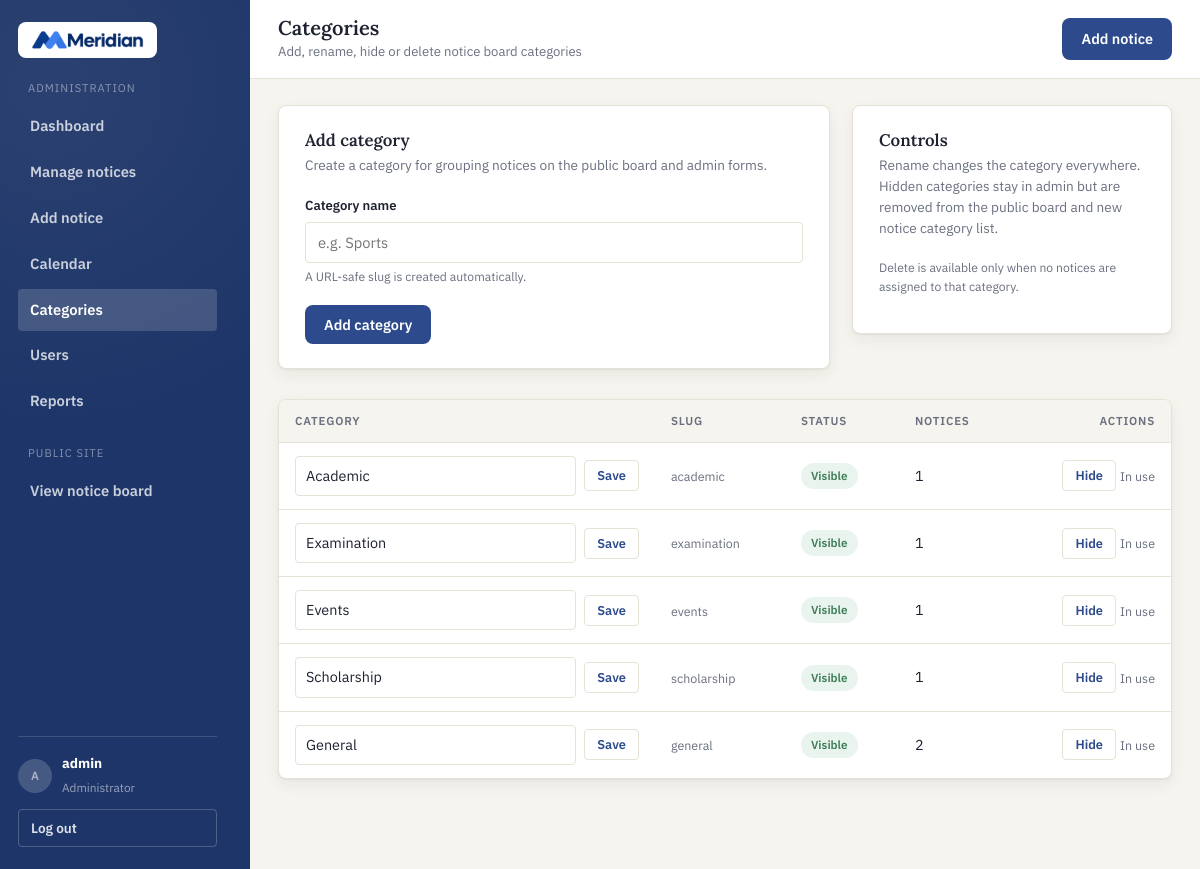
The app's page /admin-categories.php (signed in) with its own data.
### tables this page shows
CREATE TABLE categories (
  category_id INT AUTO_INCREMENT PRIMARY KEY,
  slug        VARCHAR(40) NOT NULL UNIQUE,
  name        VARCHAR(60) NOT NULL,
  is_hidden   TINYINT(1) NOT NULL DEFAULT 0
);

### config.php (called while the page is built, shortened)
<?php
function e($value)
{
    return htmlspecialchars((string)$value, ENT_QUOTES, 'UTF-8');
}

### admin-categories.php (the view, shortened to what this page needs)
<?php
require_once __DIR__ . '/config.php';
$errors = [];
$categoryName = '';
$categories = $pdo->query(
    'SELECT c.*, COUNT(n.notice_id) AS notice_count
       FROM categories c
  LEFT JOIN notices n ON n.category_id = c.category_id
   GROUP BY c.category_id
   ORDER BY c.category_id'
)->fetchAll();
$pageActions = '<a href="admin-notice-form.php" class="btn btn-primary">Add notice</a>';
require __DIR__ . '/includes/admin-header.php';
?>
      <section class="admin-section">
        <div class="form-layout">
          <div class="form-panel">
            <h2>Add category</h2>
            <p class="panel-lede">Create a category for grouping notices on the public board and admin forms.</p>
            <form method="post" novalidate>
              <div class="field <?= isset($errors['name']) ? 'has-error' : '' ?>">
                <label for="name">Category name</label>
                <input type="text" id="name" name="name" value="<?= e($categoryName) ?>" placeholder="e.g. Sports">
                <p class="field-hint">A URL-safe slug is created automatically.</p>
              </div>
              <button type="submit" class="btn btn-primary">Add category</button>
            </form>
          </div>
          <div class="form-panel">
            <h2>Controls</h2>
            <p class="panel-lede">Rename changes the category everywhere. Hidden categories stay in admin but are removed from the public board and new notice category list.</p>
            <p class="field-hint">Delete is available only when no notices are assigned to that category.</p>
          </div>
        </div>
      </section>
      <section class="admin-section">
        <div class="admin-panel">
          <div class="table-scroll">
            <table class="admin-table">
              <thead>
                <tr>
                  <th>Category</th>
                  <th>Slug</th>
                  <th>Status</th>
                  <th>Notices</th>
                  <th style="text-align:right">Actions</th>
                </tr>
              </thead>
              <tbody>
                <?php foreach ($categories as $category): ?>
                <tr>
                  <td>
                    <form method="post" class="inline-edit-form">
                      <input type="text" name="name" value="<?= e($category['name']) ?>" aria-label="Category name">
                      <button type="submit" class="btn btn-ghost btn-sm">Save</button>
                    </form>
                  </td>
                  <td><span class="cell-sub"><?= e($category['slug']) ?></span></td>
                  <td>
                    <span class="badge badge-<?= $category['is_hidden'] ? 'inactive' : 'active' ?>">
                      <?= $category['is_hidden'] ? 'Hidden' : 'Visible' ?>
                    </span>
                  </td>
                  <td><?= (int)$category['notice_count'] ?></td>
                  <td>
                    <div class="row-actions">
                      <form method="post">
                        <button type="submit" class="btn btn-ghost btn-sm">
                          <?= $category['is_hidden'] ? 'Show' : 'Hide' ?>
                        </button>
                      </form>
                      <?php if ((int)$category['notice_count'] > 0): ?>
                      <span class="cell-sub">In use</span>
                      <?php endif; ?>
                    </div>
                  </td>
                </tr>
                <?php endforeach; ?>
              </tbody>
            </table>
          </div>
        </div>
      </section>
<?php require __DIR__ . '/includes/admin-footer.php'; ?>

### style.css (style rules this page uses)
:root { --bg: #ffffff; --board: #f6f4ee; --card: #ffffff; --ink: #1e2230; --ink-soft: #6b7080; --line: #e6e2d6; --primary: #2c4a8c; --primary-dark: #1d3568; --primary-tint: #eaf0fc; --pin: #c1892e; --pin-tint: #fbf1de; --cat-academic: #2c4a8c; --cat-examination: #a63446; --cat-events: #3f7d58; --cat-scholarship: #b4872b; --cat-general: #6b7280; --radius-s: 4px; --radius-m: 8px; --shadow-card: 0 1px 2px rgba(30,34,48,.06), 0 6px 16px rgba(30,34,48,.06); --shadow-pin: 0 4px 10px rgba(30,34,48,.10), 0 14px 28px rgba(30,34,48,.10); --font-head: 'Lora', Georgia, serif; --font-body: 'IBM Plex Sans', -apple-system, Segoe UI, sans-serif; }
*, *::before, *::after { box-sizing: border-box; }
html { -webkit-text-size-adjust: 100%; }
body { margin: 0; font-family: var(--font-body); color: var(--ink); background: var(--bg); line-height: 1.55; }
h1, h2, h3, .brand-word { font-family: var(--font-head); font-weight: 600; line-height: 1.2; margin: 0; }
a { color: inherit; text-decoration: none; }
button { font-family: inherit; cursor: pointer; }
.btn { display: inline-flex; align-items: center; justify-content: center; gap: 6px; padding: 9px 18px; border-radius: var(--radius-m); font-size: .9rem; font-weight: 600; border: 1px solid transparent; transition: background .15s ease, border-color .15s ease, color .15s ease; }
.btn-primary { background: var(--primary); color: #fff; }
.btn-ghost { background: transparent; color: var(--primary); border-color: var(--line); }
.field { margin-bottom: 18px; }
.field label { display: block; font-size: .82rem; font-weight: 600; margin-bottom: 6px; color: var(--ink); }
.field input, .field select, .field textarea { width: 100%; max-width: 100%; min-width: 0; padding: 10px 12px; border: 1px solid var(--line); border-radius: var(--radius-s); font-family: inherit; font-size: .92rem; color: var(--ink); background: #fff; }
.field-hint { font-size: .76rem; color: var(--ink-soft); margin-top: 5px; }
.admin-section { margin-bottom: 30px; }
.admin-panel { background: var(--card); border: 1px solid var(--line); border-radius: var(--radius-m); box-shadow: var(--shadow-card); overflow: hidden; }
.table-scroll { overflow-x: auto; }
.admin-table { width: 100%; border-collapse: collapse; font-size: .9rem; min-width: 720px; }
.admin-table th { text-align: left; font-size: .72rem; letter-spacing: .07em; text-transform: uppercase; color: var(--ink-soft); font-weight: 600; padding: 12px 16px; background: var(--board); border-bottom: 1px solid var(--line); white-space: nowrap; }
.admin-table td { padding: 13px 16px; border-bottom: 1px solid var(--line); vertical-align: middle; }
.admin-table tbody tr:last-child td { border-bottom: none; }
.cell-sub { display: block; font-weight: 400; font-size: .78rem; color: var(--ink-soft); margin-top: 2px; }
.badge { display: inline-flex; align-items: center; gap: 5px; font-size: .73rem; font-weight: 600; padding: 4px 10px; border-radius: 100px; white-space: nowrap; }
.badge-active { background: #e9f4ee; color: var(--cat-events); }
.row-actions { display: flex; align-items: center; gap: 4px; justify-content: flex-end; }
.row-actions form { display: inline-flex; margin: 0; }
.inline-edit-form { display: flex; align-items: center; gap: 8px; min-width: 260px; }
.inline-edit-form input { width: 100%; min-width: 150px; padding: 8px 10px; border: 1px solid var(--line); border-radius: var(--radius-s); font: inherit; color: var(--ink); }
.btn-sm { padding: 6px 12px; font-size: .8rem; border-radius: var(--radius-s); }
.form-layout { display: grid; grid-template-columns: minmax(0, 1fr) 320px; gap: 22px; align-items: start; }
.form-layout > * { min-width: 0; }
.form-panel { background: var(--card); border: 1px solid var(--line); border-radius: var(--radius-m); box-shadow: var(--shadow-card); padding: 24px 26px; }
.form-panel h2 { font-size: 1.05rem; margin-bottom: 4px; }
.form-panel .panel-lede { font-size: .85rem; color: var(--ink-soft); margin: 0 0 20px; }

### records on screen
categories: name "Academic", slug "academic", is_hidden "Visible", notice_count "1"
categories: name "Examination", slug "examination", is_hidden "Visible", notice_count "1"
categories: name "Events", slug "events", is_hidden "Visible", notice_count "1"
categories: name "Scholarship", slug "scholarship", is_hidden "Visible", notice_count "1"
categories: name "General", slug "general", is_hidden "Visible", notice_count "2"

### other values on screen
$label "Dashboard"
$label "Manage notices"
$label "Add notice"
$label "Calendar"
$label "Categories"
$label "Users"
$label "Reports"
$initials "A"
$adminName "admin"
$pageTitle "Categories"
$pageSub "Add, rename, hide or delete notice board categories"
